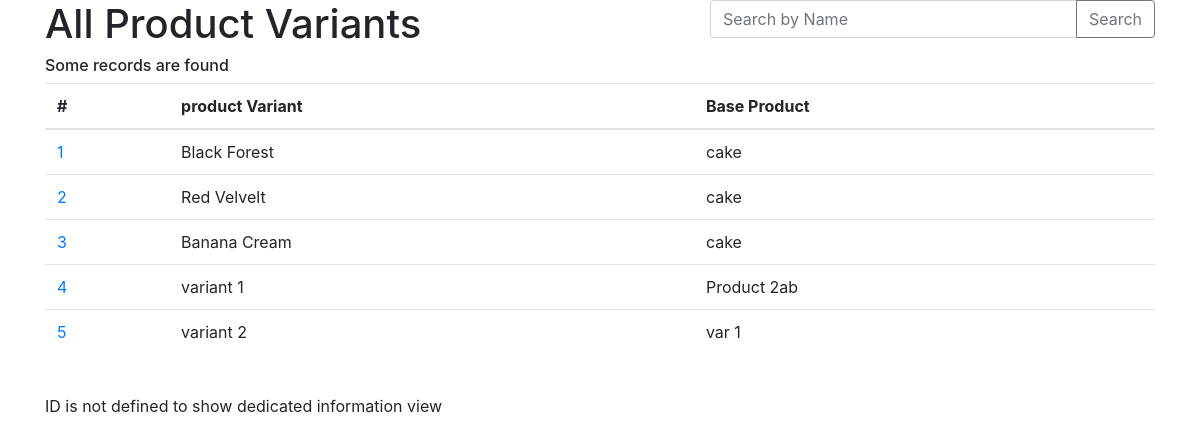
The page /personalize/product_variants.php on the database its author committed.
### tables this page shows
CREATE TABLE `tbl_product_variant` (
  `id` int(11) NOT NULL,
  `product_id` int(11) NOT NULL,
  `variant_name` varchar(30) NOT NULL,
  `variant_description` varchar(100) NOT NULL
);

CREATE TABLE `tbl_product` (
  `id` int(11) NOT NULL,
  `name` varchar(20) NOT NULL
);

### personalize/product_variant.php (called while the page is built, shortened)
<?php
class ProductVariant{
    private $conn;
	public $id;
	public $product_id;
	public $variant_name;
	public function __construct($db){
        $this->conn = $db;
    }
    public function getRecordList(){
		$Byid =!empty($this->id)?"where `tbl_product_variant`.`id`= :Id":"";
		$ByProductid =!empty($this->product_id)?" AND `tbl_product_variant`.`product_id`= :product_id":"";
		$Byname =!empty($this->variant_name)?"where `tbl_product_variant`.`variant_name` like '%".$this->variant_name."%' ":"";
		$query = "SELECT
				`tbl_product_variant`.`id`,
				`tbl_product`.`name`,
				`tbl_product_variant`.`product_id`,
				`tbl_product_variant`.`variant_name`,
				`tbl_product_variant`.`variant_description`
			FROM `tbl_product_variant`
			left join `tbl_product`
			on `tbl_product`.`id` = `tbl_product_variant`.`product_id`
				 {$Byid} {$ByProductid} {$Byname}";
		$stmt = $this->conn->prepare($query);
        $this->id=htmlspecialchars(strip_tags($this->id));
		$this->product_id=htmlspecialchars(strip_tags($this->product_id));
		if(isset($this->id)){
			$stmt->bindParam(':Id', $this->id);
		}
		if(isset($this->product_id)){
			$stmt->bindParam(':product_id', $this->product_id);
		}
        $stmt->execute();
        return $stmt;
	}
}
?>

### personalize/product_variants.php (the view, shortened to what this page needs)
<?php
    include_once 'product_variant.php';
    $database = new Database();
    $db = $database->nconnect();
	include_once 'commonfe.php';
?>
<!doctype html>
<html lang="en">
  <head>
  </head>
  <body>
  <div class="container">
	<div class="row">
		<div class="col-12 col-md-7">
			<h1>All Product Variants</h1>
		</div>
		<div class="col-12 col-md-5">
			<form name="search" action="product_variants.php" method="post">
			<div class="input-group mb-3">
			  <input type="text" name="searchname" class="form-control" placeholder="Search by Name" aria-label="Product Variant name" aria-describedby="btnSearch">
			  <div class="input-group-append">
				<input type="submit" class="btn btn-outline-secondary" value="Search" id="btnSearch"/>
			  </div>
			</div>
			</form>
		</div>
	</div>
    <?php
	$productVariant = new ProductVariant($db);
	$result = $productVariant->getRecordList();
    $num = $result->rowCount();
	if($num > 0){
		echo "<h6> Some records are found </h6>";
		?>
		<table class="table">
		<thead>
			<tr>
			  <th scope="col">#</th>
			  <th scope="col">product Variant </th>
			  <th scope="col">Base Product </th>
			</tr>
		</thead>
		<tbody>
		<?php
		while($row = $result->fetch(PDO::FETCH_ASSOC)){
            extract($row);
?>
			<tr>
				<td><a href="product_variants.php?id=<?php echo $id; ?>&product_id=<?php echo $product_id; ?>"><?php echo $id; ?></a>
				</td>
				<td>
				<?php echo $variant_name; ?>
				</td>
				<td>
				<?php echo $name; ?>
				</td>
			</tr>
<?php
		}
	}else{
		echo "<tr><td colspan=2> No records found<td></tr>";
	}
?>
		</tbody>
		</table>
<?php
	if( isset($_GET["id"]) && isset($_GET["product_id"]) ){
		$productVariant->id =!empty($_GET["id"])?$_GET["id"]:"";
		$productVariant->product_id =!empty($_GET["product_id"])?$_GET["product_id"]:"";
		$result = $productVariant->getRecordList();
		$num = $result->rowCount();
		if($num > 0){
			echo "<h4> Information </h4>";
			while($row = $result->fetch(PDO::FETCH_ASSOC)){
				extract($row);
?>
			<div class="alert alert-warning alert-dismissible fade show" role="alert">
			  <h4 class="alert-heading">Warning!</h4>
			  <p>You are in update mode. You should check in on some of those fields below. </p>
			  <button type="button" class="close" data-dismiss="alert" aria-label="Close">
				<span aria-hidden="true">&times;</span>
			  </button>
			</div>
			<form name="f1" action="product_SUD.php" method="post">
			<div class="row">
			<div class="col-12 col-">
				<div class="form-group">
					<div class="row">
					<div class="col-12 col-md-4 ">
						<label class="dyn-text" for="id">ID</label>
					</div>
					<div class="col-12 col-md-8">
						<input type="text" name="id" class="form-control" value="<?php echo $id; ?>" id="exampleInputEmail1" aria-describedby="idHelp" placeholder="Product ID">
						<small id="idHelp" class="form-text text-muted">Product Variant ID goes here.</small>
					</div>
					</div>
				</div>
				<div class="form-group">
					<div class="row">
					<div class="col-12 col-md-4 ">
						<label class="dyn-text" for="variant_name">Name</label>
						</div>
					<div class="col-12 col-md-8">
						<input type="text" name="variant_name" class="form-control" value="<?php echo $variant_name; ?>" id="variant_name" aria-describedby="nameHelp" placeholder="Product Variant Name">
						<small id="nameHelp" class="form-text text-muted">Product Variant name goes here.</small>
					</div>
					</div>
				</div>
				<div class="form-group">
					<div class="row">
					<div class="col-12 col-md-4 ">
						<label class="dyn-text" for="name">Base Product </label>
						</div>
					<div class="col-12 col-md-8">
					<select name="product_id" class="form-control">
<?php
				if( isset($_GET["id"]) && isset($_GET["product_id"]) ){
					$product = new Product($db);
					$result = $product->getRecordList();
					$num = $result->rowCount();
					if($num > 0){
						while($row = $result->fetch(PDO::FETCH_ASSOC)){
							extract($row);
?>
						<option name="<?php echo $id ?>"
						<?php
						$selectflg;
						$selectflg = ($id == $_GET["product_id"])? "selected":"";
						echo $selectflg;
						?>
						><?php echo $name ?></option>
<?php
						}
					}
				}
?>
						</select >
						<small id="nameHelp" class="form-text text-muted">Base product name goes here.</small>
					</div>
					</div>
				</div>
				<div class="form-group">
					<div class="row">
					<div class="col-12 col-md-4 ">
						<label class="dyn-text" for="variant_description">Variant Description</label>
						</div>
					<div class="col-12 col-md-8">
						<input type="text" name="variant_description" class="form-control" value="<?php echo $variant_description; ?>" id="variant_description" aria-describedby="nameHelp" placeholder="Variant description">
						<small id="variant_descriptionHelp" class="form-text text-muted">Product Variant name goes here.</small>
					</div>
					</div>
				</div>
			</div>
			</div>
			<div class="row">
				<div class="btn-group special" role="group">
				<input type="button" class="btn btn-dark" name="new" value="New Record"/>
				<input type="button" class="btn btn-dark" name="Reset" value="Reset Values"/>
				<input type="submit" class="btn btn-dark" name="Save" value="Save Record"/>
				<input type="submit" class="btn btn-dark" name="Delete" value="Delete Record"/>
				</div>
			</div>
			</form>
<?php
			}
		}
	}else{
		echo "<br/> ID is not defined to show dedicated information view";
	}
?>
	</div>
  </body>
</html>

### personalize/commonfe.php (shortened to what this page needs)
<link rel="stylesheet" href="css/bootstrap.min.css">
<link rel="stylesheet" href="css/custom.css">

### rows shown on the page
tbl_product_variant: id "1", variant_name "Black Forest", product.name "cake"
tbl_product_variant: id "2", variant_name "Red Velvelt", product.name "cake"
tbl_product_variant: id "3", variant_name "Banana Cream", product.name "cake"
tbl_product_variant: id "4", variant_name "variant 1", product.name "Product 2ab"
tbl_product_variant: id "5", variant_name "variant 2", product.name "var 1"
